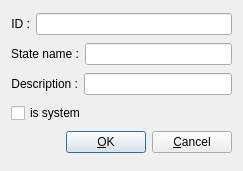
<?xml version="1.0" encoding="UTF-8"?>
<ui version="4.0">
 <class>kks_state_form</class>
 <widget class="QDialog" name="kks_state_form">
  <property name="geometry">
   <rect>
    <x>0</x>
    <y>0</y>
    <width>243</width>
    <height>171</height>
   </rect>
  </property>
  <property name="windowTitle">
   <string>State</string>
  </property>
  <layout class="QGridLayout" name="gridLayout">
   <item row="0" column="0">
    <layout class="QHBoxLayout" name="hIdLay">
     <item>
      <widget class="QLabel" name="lID">
       <property name="text">
        <string>&lt;html&gt;&lt;head/&gt;&lt;body&gt;&lt;p&gt;ID :&lt;/p&gt;&lt;/body&gt;&lt;/html&gt;</string>
       </property>
       <property name="alignment">
        <set>Qt::AlignRight|Qt::AlignTrailing|Qt::AlignVCenter</set>
       </property>
      </widget>
     </item>
     <item>
      <widget class="QLineEdit" name="lEID">
       <property name="readOnly">
        <bool>true</bool>
       </property>
      </widget>
     </item>
    </layout>
   </item>
   <item row="1" column="0">
    <layout class="QHBoxLayout" name="hNameLay">
     <item>
      <widget class="QLabel" name="lName">
       <property name="text">
        <string>&lt;html&gt;&lt;head/&gt;&lt;body&gt;&lt;p&gt;State name :&lt;/p&gt;&lt;/body&gt;&lt;/html&gt;</string>
       </property>
       <property name="alignment">
        <set>Qt::AlignRight|Qt::AlignTrailing|Qt::AlignVCenter</set>
       </property>
      </widget>
     </item>
     <item>
      <widget class="QLineEdit" name="lEName"/>
     </item>
    </layout>
   </item>
   <item row="2" column="0">
    <layout class="QHBoxLayout" name="hDescLay">
     <item>
      <widget class="QLabel" name="lDescription">
       <property name="text">
        <string>&lt;html&gt;&lt;head/&gt;&lt;body&gt;&lt;p&gt;Description :&lt;/p&gt;&lt;/body&gt;&lt;/html&gt;</string>
       </property>
       <property name="alignment">
        <set>Qt::AlignRight|Qt::AlignTrailing|Qt::AlignVCenter</set>
       </property>
      </widget>
     </item>
     <item>
      <widget class="QLineEdit" name="lEDescription"/>
     </item>
    </layout>
   </item>
   <item row="3" column="0">
    <widget class="QCheckBox" name="chSystem">
     <property name="text">
      <string>is system</string>
     </property>
    </widget>
   </item>
   <item row="4" column="0">
    <layout class="QHBoxLayout" name="hButtonsLay">
     <item>
      <spacer name="horizontalSpacer">
       <property name="orientation">
        <enum>Qt::Horizontal</enum>
       </property>
       <property name="sizeHint" stdset="0">
        <size>
         <width>40</width>
         <height>20</height>
        </size>
       </property>
      </spacer>
     </item>
     <item>
      <widget class="QPushButton" name="pbOk">
       <property name="text">
        <string>&amp;OK</string>
       </property>
      </widget>
     </item>
     <item>
      <widget class="QPushButton" name="pbCancel">
       <property name="text">
        <string>&amp;Cancel</string>
       </property>
      </widget>
     </item>
    </layout>
   </item>
  </layout>
 </widget>
 <resources/>
 <connections/>
</ui>
